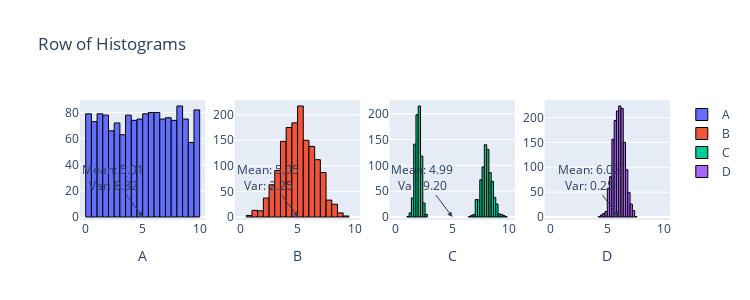

Notebook code for this chart:
### Code cell
# Q4
from scipy import stats
import plotly.graph_objects as go
from plotly.subplots import make_subplots
import numpy as np

n = 1500
data1 = stats.uniform.rvs(0, 10, size=n)
data2 = stats.norm.rvs(5, 1.5, size=n)
data3 = np.r_[stats.norm.rvs(2, 0.25, size=int(n/2)), stats.norm.rvs(8, 0.5, size=int(n/2))]
data4 = stats.norm.rvs(6, 0.5, size=n)

# Calculate mean and variance for each dataset
data_stats = {
    'A': (np.mean(data1), np.var(data1)),
    'B': (np.mean(data2), np.var(data2)),
    'C': (np.mean(data3), np.var(data3)),
    'D': (np.mean(data4), np.var(data4))
}

fig = make_subplots(rows=1, cols=4)

# Create histograms
for i, (key, (mean, var)) in enumerate(data_stats.items(), start=1):
    fig.add_trace(go.Histogram(
        x=eval(f'data{i}'),
        name=key,
        nbinsx=30 if key != 'C' else 45,
        marker=dict(line=dict(color='black', width=1))
    ), row=1, col=i)
    
    # Add mean and variance annotations
    fig.add_annotation(
        x=mean,
        y=0,  # Adjust this to position the annotation correctly
        text=f'Mean: {mean:.2f}<br>Var: {var:.2f}',
        showarrow=True,
        arrowhead=2,
        ax=-30,
        ay=-40,
        row=1,
        col=i
    )

fig.update_layout(height=300, width=750, title_text="Row of Histograms")
fig.update_xaxes(title_text="A", row=1, col=1)
fig.update_xaxes(title_text="B", row=1, col=2)
fig.update_xaxes(title_text="C", row=1, col=3)
fig.update_xaxes(title_text="D", row=1, col=4)
fig.update_xaxes(range=[-0.5, 10.5])

for trace in fig.data:
    trace.xbins = dict(start=0, end=10)

fig.show()  # USE fig.show(renderer="png") FOR ALL GitHub and MarkUs SUBMISSIONS

### Figure 1 — Plotly figure (JSON) as saved in the notebook; plotly's stock layout.template omitted (floating-point values rounded to 4 significant figures; data arrays with more than 128 entries replaced by an {"elided": "..."} marker saying what was removed)
{"data": [{"marker": {"line": {"color": "black", "width": 1}}, "name": "A", "nbinsx": 30, "type": "histogram", "x": {"elided": "1500 float values"}, "xaxis": "x", "xbins": {"end": 10, "start": 0}, "yaxis": "y"}, {"marker": {"line": {"color": "black", "width": 1}}, "name": "B", "nbinsx": 30, "type": "histogram", "x": {"elided": "1500 float values"}, "xaxis": "x2", "xbins": {"end": 10, "start": 0}, "yaxis": "y2"}, {"marker": {"line": {"color": "black", "width": 1}}, "name": "C", "nbinsx": 45, "type": "histogram", "x": {"elided": "1500 float values"}, "xaxis": "x3", "xbins": {"end": 10, "start": 0}, "yaxis": "y3"}, {"marker": {"line": {"color": "black", "width": 1}}, "name": "D", "nbinsx": 30, "type": "histogram", "x": {"elided": "1500 float values"}, "xaxis": "x4", "xbins": {"end": 10, "start": 0}, "yaxis": "y4"}], "layout": {"annotations": [{"arrowhead": 2, "ax": -30, "ay": -40, "showarrow": true, "text": "Mean: 5.01<br>Var: 8.32", "x": 5.013, "xref": "x", "y": 0, "yref": "y"}, {"arrowhead": 2, "ax": -30, "ay": -40, "showarrow": true, "text": "Mean: 5.05<br>Var: 2.25", "x": 5.053, "xref": "x2", "y": 0, "yref": "y2"}, {"arrowhead": 2, "ax": -30, "ay": -40, "showarrow": true, "text": "Mean: 4.99<br>Var: 9.20", "x": 4.993, "xref": "x3", "y": 0, "yref": "y3"}, {"arrowhead": 2, "ax": -30, "ay": -40, "showarrow": true, "text": "Mean: 6.02<br>Var: 0.25", "x": 6.015, "xref": "x4", "y": 0, "yref": "y4"}], "height": 300, "title": {"text": "Row of Histograms"}, "width": 750, "xaxis": {"anchor": "y", "domain": [0, 0.2125], "range": [-0.5, 10.5], "title": {"text": "A"}}, "xaxis2": {"anchor": "y2", "domain": [0.2625, 0.475], "range": [-0.5, 10.5], "title": {"text": "B"}}, "xaxis3": {"anchor": "y3", "domain": [0.525, 0.7375], "range": [-0.5, 10.5], "title": {"text": "C"}}, "xaxis4": {"anchor": "y4", "domain": [0.7875, 1], "range": [-0.5, 10.5], "title": {"text": "D"}}, "yaxis": {"anchor": "x", "domain": [0, 1]}, "yaxis2": {"anchor": "x2", "domain": [0, 1]}, "yaxis3": {"anchor": "x3", "domain": [0, 1]}, "yaxis4": {"anchor": "x4", "domain": [0, 1]}}}
